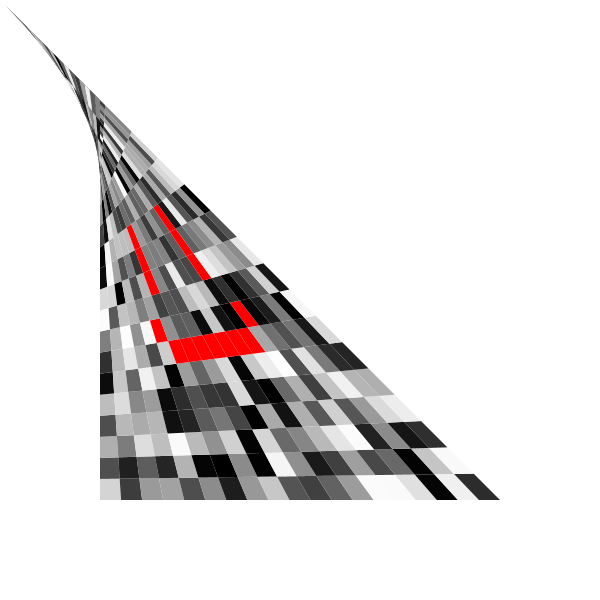
Frame 1 (no input)
Frame 60 (the mouse pressed at the canvas centre just before this capture): identical to frame 1, image omitted
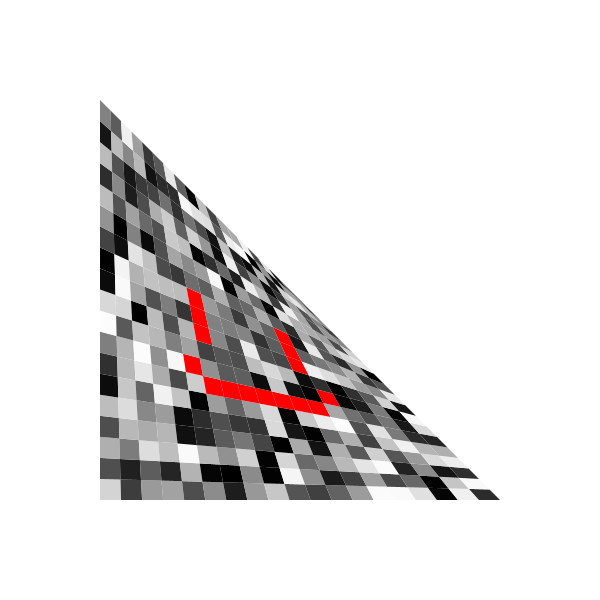
Frame 120 (the mouse held since frame 60 and released just before this capture)

The Processing sketch that drew these frames (run headless with seeded random() and noise(); from frame 60 on, the mouse is pressed at the canvas centre):

// Processing sketch: processing_175088
// ── processing_175088.pde

PVector[][] patch;
int RESOLUTION = 20; // patch resolution
void setup() {
 size(600, 600);
 patch = new PVector[RESOLUTION][RESOLUTION];
 for (int i=0; i< RESOLUTION; i++) {
 for (int j=0; j< RESOLUTION; j++) {
 patch[i][j] = new PVector();
 }
 }
}
float Lerp(float p1, float p2, float t) {
 // code for linear interpolation
 return p1*(1-t) + p2*t;
}
PVector uv(int x, int y) {
 // convert (x,y) in range 0 ~ (RESOLUTION-1) to (u,v) in 0~1 scale
 float u = (float)x / (RESOLUTION-1);
 float v = (float)y / (RESOLUTION-1);
 PVector uv = new PVector(u, v);
 return uv;
}
PVector getPosInPlanarPatch(PVector uv, PVector lBottom, PVector rBottom, PVector lTop, PVector
rTop) {
 // return actural (x,y) that corresponds to (u,v) in a patch defined
 // by (leftBottom, rightBottom, leftTop, rightTop)
 float u = uv.x;
 float v = uv.y;
 PVector pos = new PVector();
 float u1 = Lerp(lBottom.x, rBottom.x, u);
 float u2 = Lerp(lTop.x, rTop.x, u);
 pos.x = Lerp(u1, u2, v);
 u1 = Lerp(lBottom.y, rBottom.y, u);
 u2 = Lerp(lTop.y, rTop.y, u);
 pos.y = Lerp(u1, u2, v);
 return pos;
}
void createPatch(PVector[][] patch, PVector lBottom, PVector rBottom, PVector lTop, PVector rTop) {
 for (int iy=0; iy<RESOLUTION; iy++) {
 for (int ix=0; ix<RESOLUTION; ix++) {
 PVector uv = uv(ix, iy);
 PVector pos = getPosInPlanarPatch(uv, lBottom, rBottom, lTop, rTop);
 patch[iy][ix].x = pos.x;
 patch[iy][ix].y = pos.y;
 }
 }
}
void renderPatch(PVector[][] patch) {
 fill(255, 0, 0);
 noStroke();
 for (int iy=0; iy<RESOLUTION-1; iy++) {
 beginShape(QUAD_STRIP); // try POINTS
 for (int ix=0; ix<RESOLUTION; ix++) {
   if(iy == 11 && ix == 7){
       fill(255,0,0,255);
   }
   else if(iy == 10 && ix == 7){
       fill(255,0,0,255);
   }
   else if(iy == 9 && ix == 7){
       fill(255,0,0,255);
   }
   else if(iy == 10 && ix ==13){
       fill(255,0,0,255);
   }
   else if(iy == 9 && ix == 13){
       fill(255,0,0,255);
   }
    else if(iy == 11 && ix == 13){
       fill(255,0,0,255);
   }
    else if(iy == 7 && ix == 6){
       fill(255,0,0,255);
   }
   else if(iy == 6 && ix == 7){
       fill(255,0,0,255);
   }
   else if(iy == 6 && ix ==8){
       fill(255,0,0,255);
   }
   else if(iy == 6 && ix == 9){
       fill(255,0,0,255);
   }
    else if(iy == 6 && ix == 10){
       fill(255,0,0,255);
   }
    else if(iy == 6 && ix == 11){
       fill(255,0,0,255);
   }
   else if(iy == 6 && ix ==12){
       fill(255,0,0,255);
   }
   else if(iy == 6 && ix == 13){
       fill(255,0,0,255);
   }
    else if(iy == 7 && ix == 14){
       fill(255,0,0,255);
   }
   
   
   
   
   
   
   
   
   
   
   
   
   
   
   
   else
     fill(random(255));
 vertex(patch[iy][ix].x, patch[iy][ix].y);
 vertex(patch[iy+1][ix].x, patch[iy+1][ix].y);
 }
 endShape();
 }
}
void draw() {
 background(255);
 randomSeed(0);
 // design a patch
 PVector lBottom = new PVector(100, height-100); // left bottom
 PVector rBottom = new PVector(width-100, height-100); // right bottom
 PVector lTop = new PVector(100, 100); // left top
 PVector rTop = new PVector(mouseX, mouseY); // right top
 createPatch(patch, lBottom, rBottom, lTop, rTop);
 renderPatch(patch);
}
